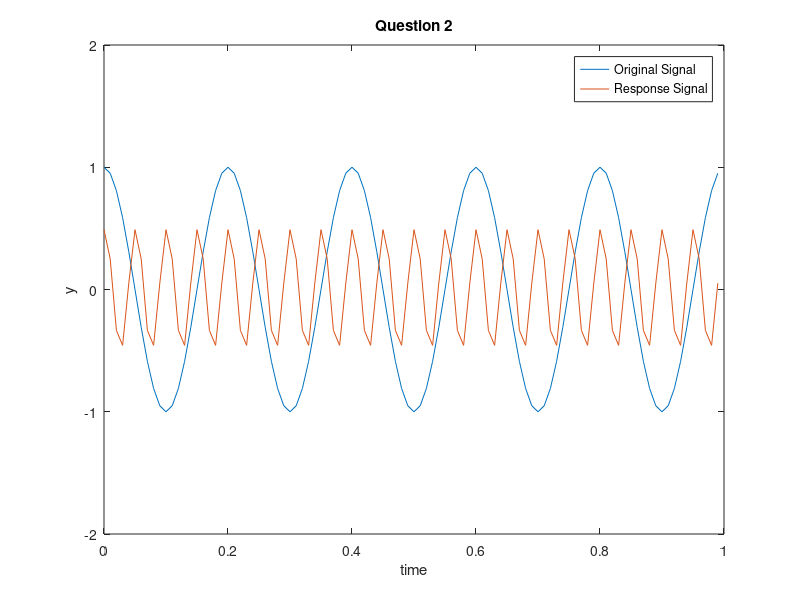

Write the MATLAB code that produced this figure.
fc= 5;
tStart=0;
tEnd=1;
fs=100;
ts=1/fs;
t=tStart:ts:tEnd-ts;

V=50;
R=250000;
beta=0.3;
alpha=0.5;
fd=beta*V;
C=3e8;
td=2*R/C;

y=cos(2*pi*fc*t);
responseSignal=alpha*cos(2*pi*(fc+fd)*(t-td));
plot(t, y);
ylim([-2 2]);
hold on    ;             
plot(t, responseSignal);
hold off;
xlabel('time');
ylabel('y');
title('Question 2');
legend('Original Signal', 'Response Signal');
